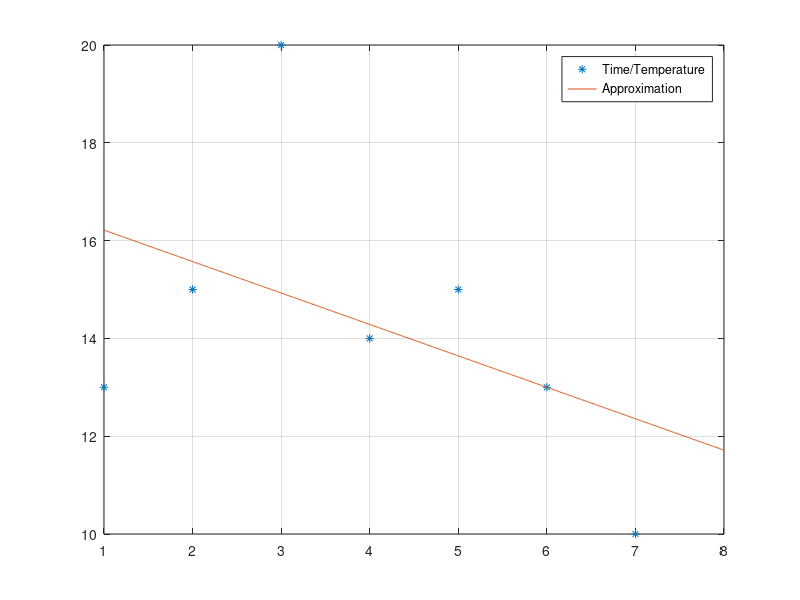
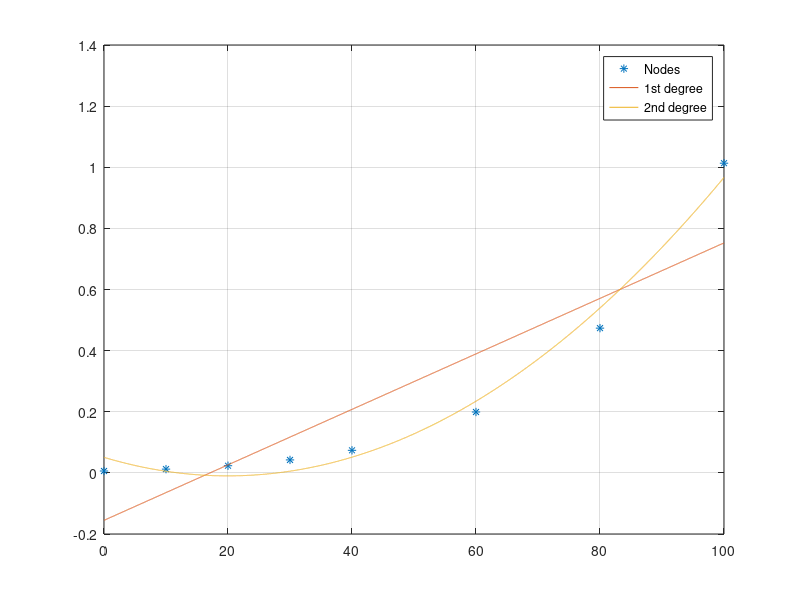
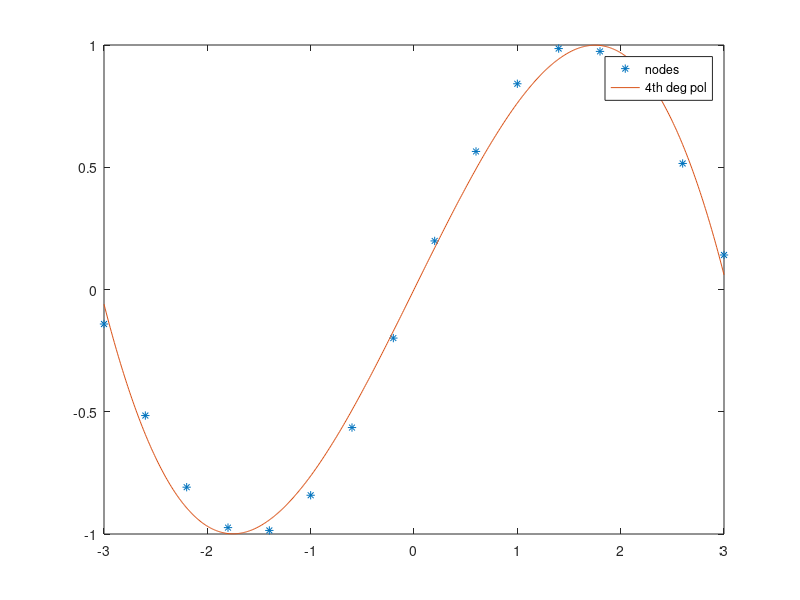

Source code (MATLAB) for these figures, in order: (Note: this script raises an error after producing the figures.)
%1
xi=[1 2 3 4 5 6 7];
fi=[13 15 20 14 15 13 10];
m=length(xi)-1;
sumxi=sum(xi);
sumfi=sum(fi);
sumxifi=sum(xi.*fi);
sumxi2=sum(xi.^2);

a=((m+1)*sumxifi-sumxi*sumfi)/((m+1)*sumxi2-(sumxi)^2);
b=(sumxi2*sumfi-sumxifi*sumxi)/((m+1)*sumxi2-(sumxi)^2);

%polyfit(xi,fi,1)
pol=[a b];
rez = polyval(pol,8);
fprintf("f(8.00)=%2.4f\n",rez);
xplot = 1:0.01:8;
pplot = polyval(pol,xplot);
figure
plot(xi,fi,'*');
hold on;
grid on;
plot(xplot,pplot);
eab=sum((fi-(a*xi+b)).^2);
fprintf("E(a,b)=%2.4f\n",eab);
legend('Time/Temperature','Approximation');


%2
clear
x=[0,10,20,30,40,60,80,100];
f=[0.0061,0.0123,0.0234,0.0424,0.0738,0.1992,0.4736,1.0133];

p1 = polyfit(x,f,1);
p2 = polyfit(x,f,2);

rez1 = polyval(p1,45);
rez2 = polyval(p2,45);

fprintf("1st degree polynomial, error = %2.4f\n",0.095848-rez1);
fprintf("2nd degree polynomial, error = %2.4f\n",0.095848-rez2);

figure
plot(x,f,'*');
hold on;
grid on;
xplot=0:0.01:100;
plot(xplot,polyval(p1,xplot));
plot(xplot,polyval(p2,xplot));
legend('Nodes','1st degree','2nd degree');

%3
clear
x=-3:0.4:3;
y=sin(x);
p=polyfit(x,y,4);
figure
plot(x,y,'*');
hold on
xplot=-3:0.01:3;
plot(xplot,polyval(p,xplot));
legend('nodes','4th deg pol');

%4
clear
figure
points = ginput(10);
x = points(:,1)'*3;
f = points(:,2)'*5;
pol = polyfit(x,f,2);
plot(x,f,'*');
hold on;
xplot=0:0.01:3;
plot(xplot,polyval(pol,xplot));
legend('nodes','polynomial');